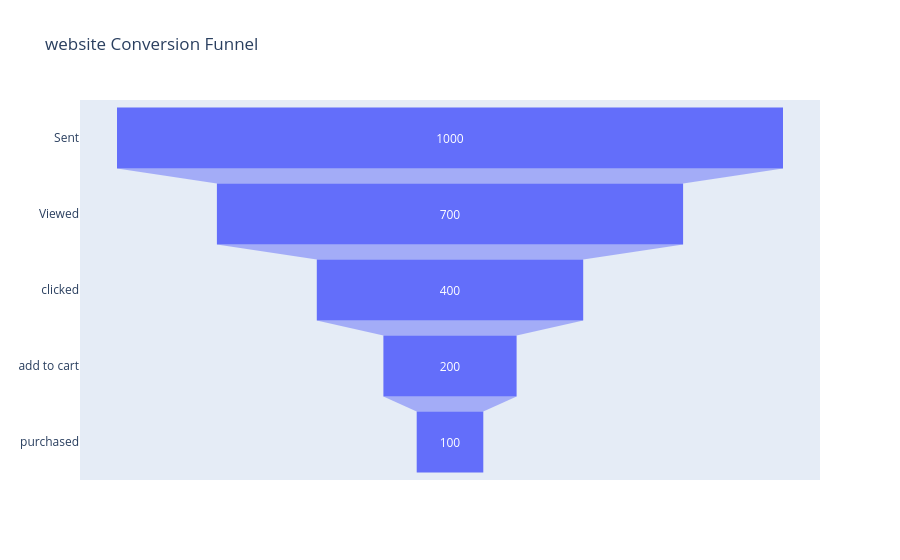

The code cell stored with this chart in its notebook:
### Markdown cell above
# Funnel charts in Python 
Funnel charts can be created using libraries such as Matplotlib and Plotly. These charts are useful for visualizing the reduction of a process or a sequence of steps, where each step represents a stage in the process and the size of the step represents the number of items that move through that stage.

### Code cell
import plotly.graph_objects as go
stages = ["Sent", "Viewed", "clicked", "add to cart","purchased"] 
values = [1000, 700, 400, 200,100]
fig = go.Figure(go.Funnel(
    y=stages, 
    x=values
))
fig.update_layout(title="website Conversion Funnel")
fig.show()

### Figure 1 — Plotly figure (JSON) as saved in the notebook; plotly's stock layout.template omitted (floating-point values rounded to 4 significant figures)
{"data": [{"type": "funnel", "x": [1000, 700, 400, 200, 100], "y": ["Sent", "Viewed", "clicked", "add to cart", "purchased"]}], "layout": {"title": {"text": "website Conversion Funnel"}}}
